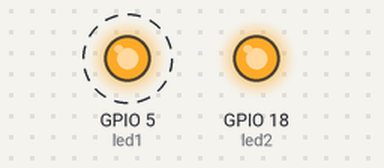
Bench run of a sketch on a simulated ESP32. Parts: output pins drawn as LEDs (lit = HIGH). Dashed ring = blinking. WiFi joins after 1.5 s; servers stay silent unless stated; what the sketch prints to the serial monitor is not drawn.

Above: at 2.5 s.
At 7.13 s:
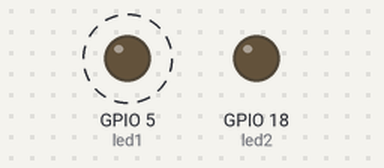
Timing chart, 0 to 8.8 s (numbered marks = the images above):
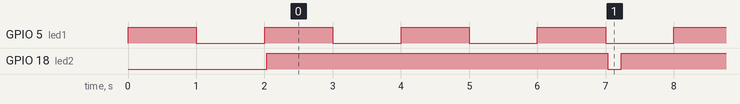

Measured:
- by itself, GPIO 5 (led1): alternates HIGH for 1.0 s and LOW for 1.0 s
- by itself, GPIO 18 (led2): alternates HIGH for 5.0 s and LOW for 0.20 s

The sketch:

multithreading.ino
```cpp
//this file is a test to check if its possible to multithread on esp32 devkit wroom
//made using https://randomnerdtutorials.com/esp32-dual-core-arduino-ide/

#include <WiFi.h>
#include <WiFiClient.h>
#include <WiFiServer.h>

#define Serv_port 4080
const char* ssid = "WE_F15C0E";
const char* password = "m4n11115";

WiFiServer TCPserver(Serv_port);

TaskHandle_t Task1;
TaskHandle_t Task2;

const int led1=5;// this one is gonna work all the time
const int led2=18;  // this one is supposed to light on if we are connected


void setup() {
    Serial.begin(9600);
    Serial.println("TCP server");

    pinMode(led1, OUTPUT);
    pinMode(led2, OUTPUT);

    /*the idea behind using two leds is that one led keeps lighting no matter what happens
    and the other lights only when the program connects to the wifi indicating success !!!
    program worked الحمدلله
    */

    //first thread or task
     xTaskCreatePinnedToCore(
      Task1code,     //name of the function to do
      "task1",
      10000, //stack size
      NULL,//parameter of the task
      1,//priority of the task
      &Task1,
      0); //pinning task to first core

      delay(500);

      //second thread or task
      xTaskCreatePinnedToCore(
      Task2code,     //name of the function to do
      "task2",
      10000, //stack size
      NULL,//parameter of the task
      1,//priority of the task
      &Task2,
      1); //pinning task to first core
delay(500);

    // Connecting to the hotspot/router
    WiFi.begin(ssid, password);
    while (WiFi.status() != WL_CONNECTED) {
        delay(500);
        Serial.println("Connecting ...");
    }
    Serial.println("Connected");

    // Printing this ESP's IP address
    Serial.print("TCP server IP address: ");
    Serial.println(WiFi.localIP());

    TCPserver.begin();
}

void Task1code( void * pvParameters ){
  Serial.print("Task1 running on core ");
  Serial.println(xPortGetCoreID());

  for(;;){
    digitalWrite(led1, HIGH);
    delay(1000);
    digitalWrite(led1, LOW);
    delay(1000);
  }
}
void Task2code(void *pvParameters){
  Serial.print("Task 2 running on core");
  Serial.println(xPortGetCoreID());

  for(;;){

     // Connecting to the hotspot/router
    WiFi.begin(ssid, password);
    while (WiFi.status() != WL_CONNECTED) {
        delay(500);
        Serial.println("Connecting ...");
    }
    Serial.println("Connected");
  /*on connecting the led turns on to indicate it works but since this is a thread
  this causes a disconnect and a reconnect everytime the thread ends and repeats
  */

    digitalWrite(led2,HIGH);
    delay(5000);
    digitalWrite(led2,LOW);
    delay(200);

    // Printing this ESP's IP address
    Serial.print("TCP server IP address: ");
    Serial.println(WiFi.localIP());

    TCPserver.begin();


    }
  }


  void loop(){}
```
